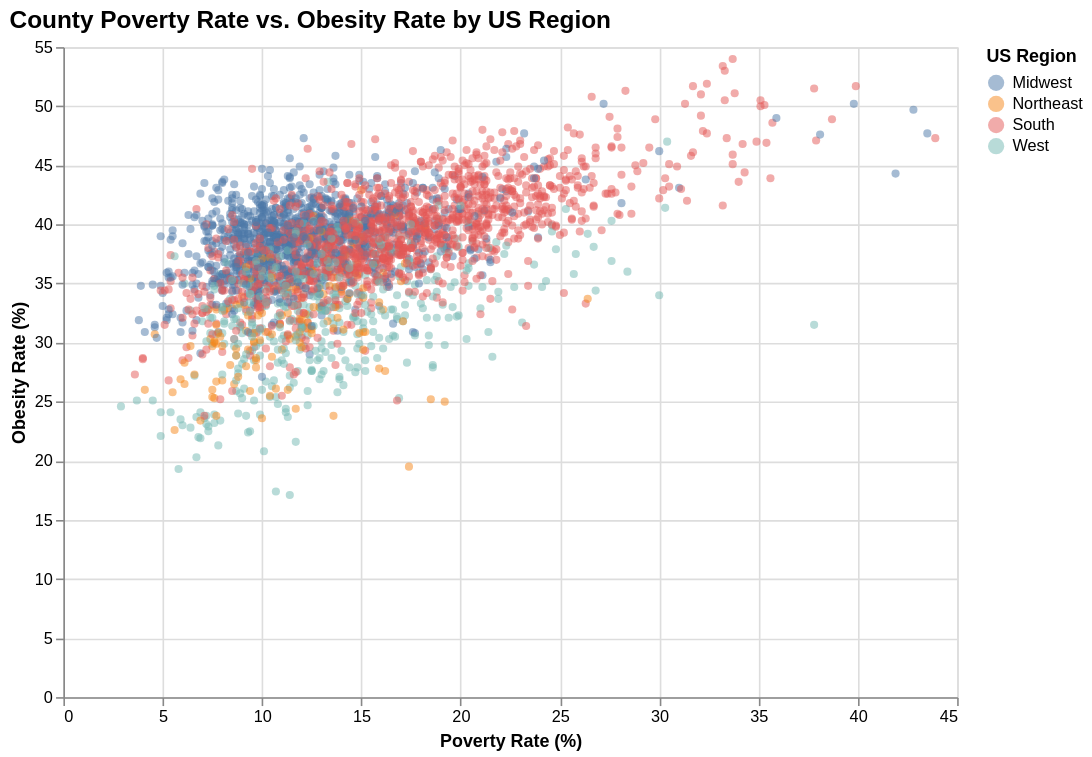

This figure's notebook cell:
### Code cell
# Load CDC PLACES obesity data
URL = "https://data.cdc.gov/resource/swc5-untb.csv?$limit=500000"
df_raw = pd.read_csv(URL)
df_raw = df_raw[df_raw["datavaluetypeid"] == "AgeAdjPrv"].copy()

df = df_raw.pivot_table(
    index=["stateabbr", "statedesc", "locationname", "locationid", "totalpopulation"],
    columns="measureid", values="data_value"
).reset_index()
df.columns.name = None
df = df.rename(columns={"OBESITY": "obesity_pct"})
df["fips"] = df["locationid"].astype(str).str.zfill(5)

# Merge with SAIPE
merged = pd.merge(
    df[["fips", "locationname", "statedesc", "stateabbr", "obesity_pct"]],
    saipe_counties[["fips", "poverty_pct"]],
    on="fips"
).dropna()

print(f"Merged: {len(merged)} counties")
print(merged.head(3))

# Scatter plot
alt.data_transformers.disable_max_rows()
region_map = {
    "Connecticut":"Northeast","Maine":"Northeast","Massachusetts":"Northeast",
    "New Hampshire":"Northeast","Rhode Island":"Northeast","Vermont":"Northeast",
    "New Jersey":"Northeast","New York":"Northeast","Pennsylvania":"Northeast",
    "Illinois":"Midwest","Indiana":"Midwest","Michigan":"Midwest",
    "Ohio":"Midwest","Wisconsin":"Midwest","Iowa":"Midwest","Kansas":"Midwest",
    "Minnesota":"Midwest","Missouri":"Midwest","Nebraska":"Midwest",
    "North Dakota":"Midwest","South Dakota":"Midwest",
    "Delaware":"South","Florida":"South","Georgia":"South","Maryland":"South",
    "North Carolina":"South","South Carolina":"South","Virginia":"South",
    "District of Columbia":"South","West Virginia":"South","Alabama":"South",
    "Kentucky":"South","Mississippi":"South","Tennessee":"South",
    "Arkansas":"South","Louisiana":"South","Oklahoma":"South","Texas":"South",
    "Arizona":"West","Colorado":"West","Idaho":"West","Montana":"West",
    "Nevada":"West","New Mexico":"West","Utah":"West","Wyoming":"West",
    "Alaska":"West","California":"West","Hawaii":"West","Oregon":"West",
    "Washington":"West",
}

merged["region"] = merged["statedesc"].map(region_map).fillna("Other")

chart_poverty = alt.Chart(merged).mark_circle(size=25, opacity=0.5).encode(
    x=alt.X("poverty_pct:Q", title="Poverty Rate (%)", scale=alt.Scale(zero=True)),
    y=alt.Y("obesity_pct:Q", title="Obesity Rate (%)", scale=alt.Scale(zero=True)),
    color=alt.Color("region:N",
                    scale=alt.Scale(scheme="tableau10"),
                    legend=alt.Legend(title="US Region")),
    tooltip=[
        alt.Tooltip("locationname:N", title="County"),
        alt.Tooltip("statedesc:N", title="State"),
        alt.Tooltip("poverty_pct:Q", title="Poverty (%)", format=".1f"),
        alt.Tooltip("obesity_pct:Q", title="Obesity (%)", format=".1f"),
        alt.Tooltip("region:N", title="Region"),
    ]
).properties(
    width=550, height=400,
    title=alt.TitleParams(
        "County Poverty Rate vs. Obesity Rate by US Region",
        fontSize=15, anchor="start"
    )
)

chart_poverty.save("chart4_poverty_obesity.json")
chart_poverty

### Figure 1 — Vega-Lite specification as saved in the notebook (floating-point values rounded to 4 significant figures; data arrays with more than 128 entries replaced by an {"elided": "..."} marker saying what was removed)
{"config": {"view": {"continuousWidth": 300, "continuousHeight": 300}}, "data": {"name": "data-183acae9cebb1021f35524399c8db0e1"}, "mark": {"type": "circle", "opacity": 0.5, "size": 25}, "encoding": {"color": {"field": "region", "legend": {"title": "US Region"}, "scale": {"scheme": "tableau10"}, "type": "nominal"}, "tooltip": [{"field": "locationname", "title": "County", "type": "nominal"}, {"field": "statedesc", "title": "State", "type": "nominal"}, {"field": "poverty_pct", "format": ".1f", "title": "Poverty (%)", "type": "quantitative"}, {"field": "obesity_pct", "format": ".1f", "title": "Obesity (%)", "type": "quantitative"}, {"field": "region", "title": "Region", "type": "nominal"}], "x": {"field": "poverty_pct", "scale": {"zero": true}, "title": "Poverty Rate (%)", "type": "quantitative"}, "y": {"field": "obesity_pct", "scale": {"zero": true}, "title": "Obesity Rate (%)", "type": "quantitative"}}, "height": 400, "title": {"text": "County Poverty Rate vs. Obesity Rate by US Region", "anchor": "start", "fontSize": 15}, "width": 550, "$schema": "https://vega.github.io/schema/vega-lite/v5.8.0.json", "datasets": {"data-183acae9cebb1021f35524399c8db0e1": {"elided": "2946 records"}}}
